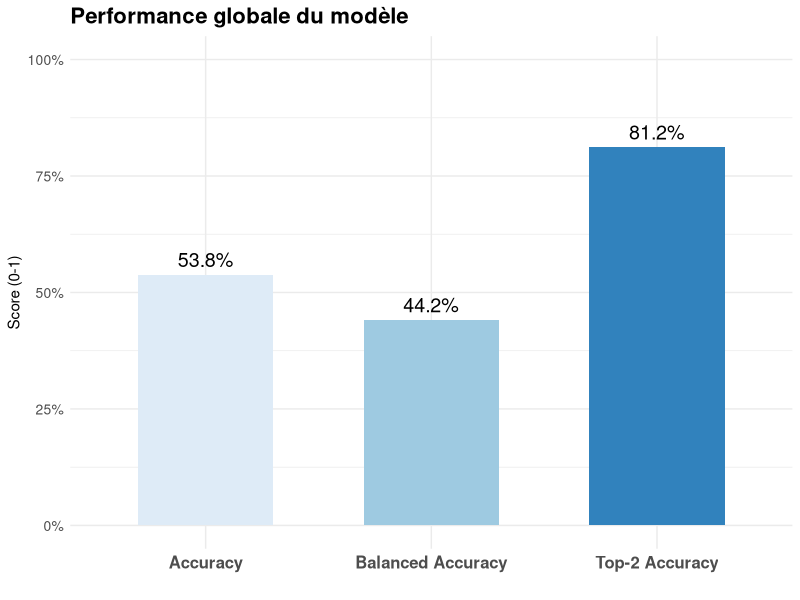
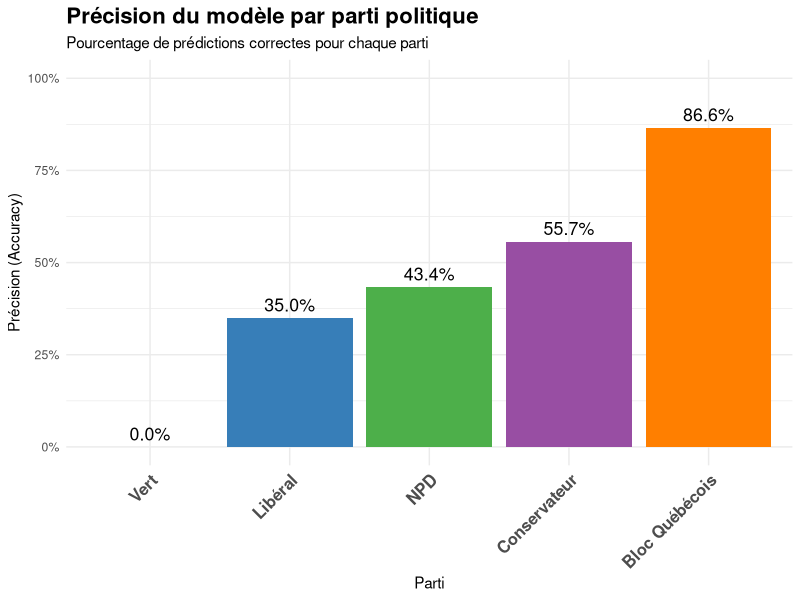
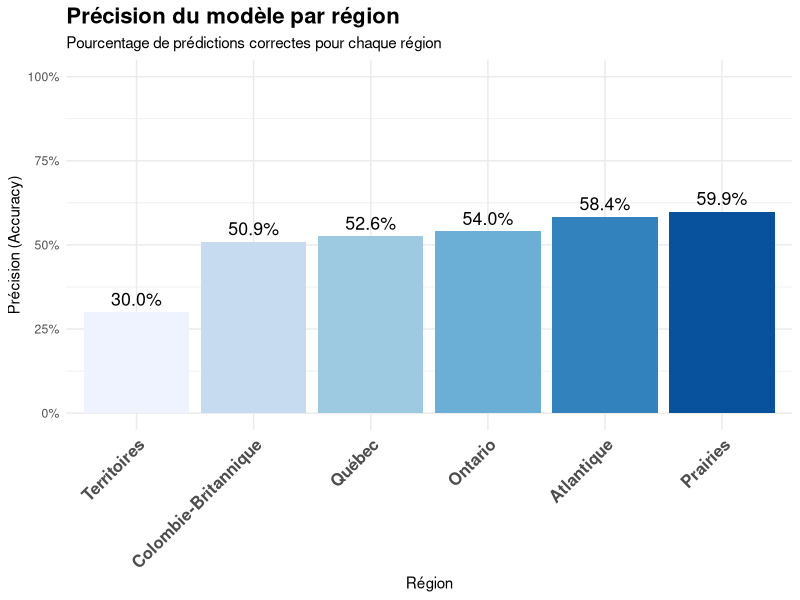
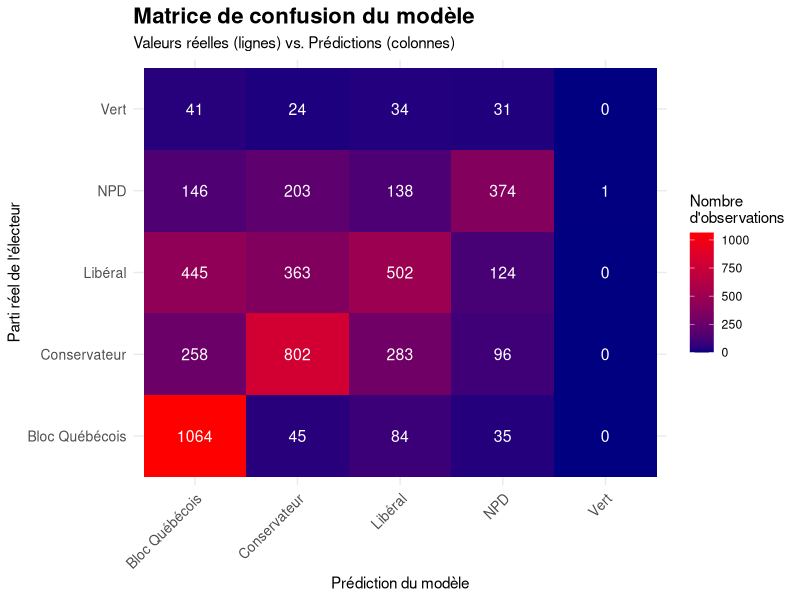
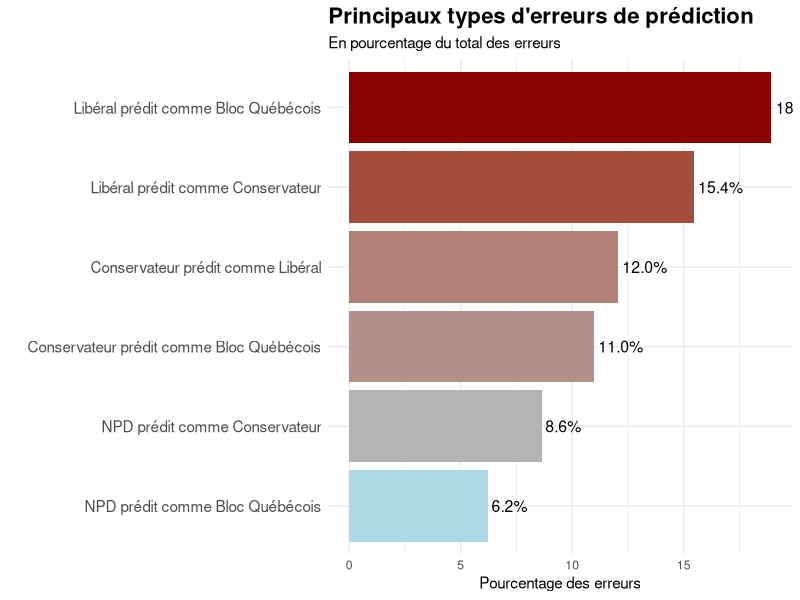
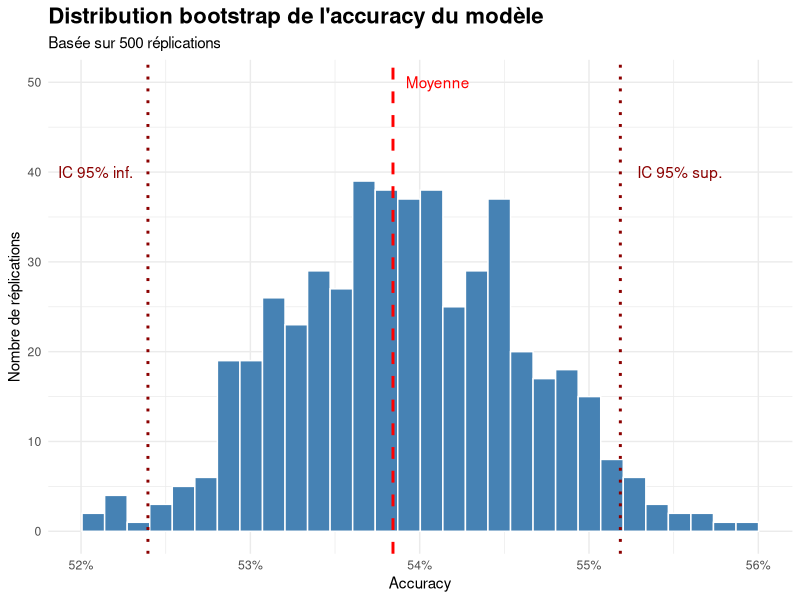
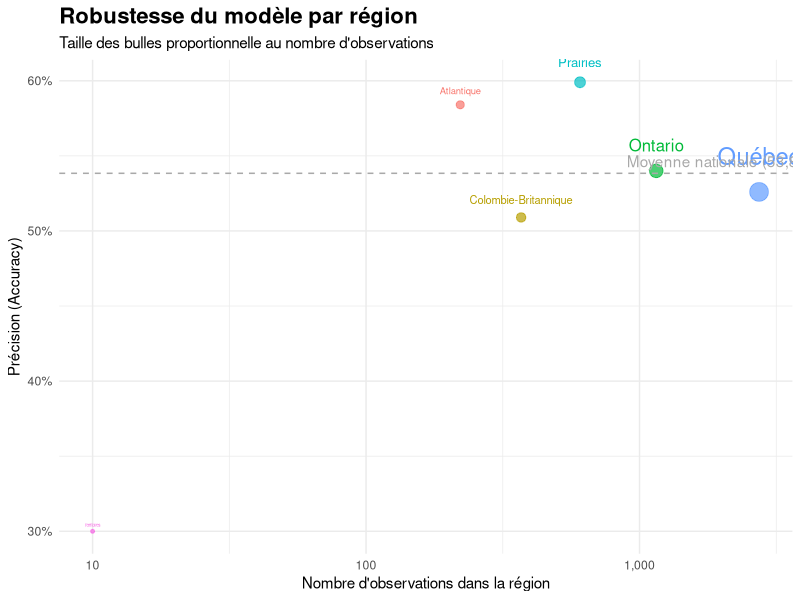
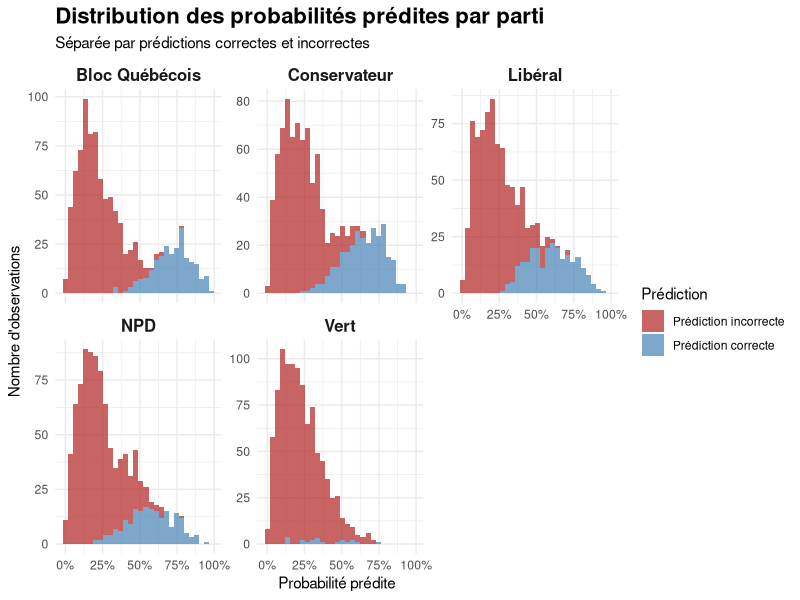

R code for these plots, in order:
## ---- chunk 1
knitr::opts_chunk$set(echo = FALSE, warning = FALSE, message = FALSE)
library(tidyverse)
library(knitr)
library(ggplot2)
library(patchwork)
library(gridExtra)
library(RColorBrewer)
library(scales)
## ---- chunk 2
# Création d'un dataframe pour les métriques globales
global_metrics_df <- data.frame(
  Métrique = c("Accuracy", "Balanced Accuracy", "Top-2 Accuracy"),
  Valeur = c(0.538386, 0.4415451, 0.812095),
  Description = c(
    "Proportion de prédictions correctes parmi toutes les prédictions",
    "Moyenne des taux de précision pour chaque classe (équilibre entre les classes)",
    "Proportion de cas où la vraie classe est parmi les 2 premières prédictions"
  )
)

# Utiliser kable standard au lieu de kableExtra
kable(global_metrics_df, format = "latex", caption = "Métriques globales de performance du modèle", booktabs = TRUE)
## ---- chunk 3
# Visualisation des métriques globales
ggplot(global_metrics_df, aes(x = Métrique, y = Valeur, fill = Métrique)) +
  geom_bar(stat = "identity", width = 0.6) +
  geom_text(aes(label = paste0(round(Valeur * 100, 1), "%")), vjust = -0.5, size = 5) +
  scale_fill_brewer(palette = "Blues") +
  labs(title = "Performance globale du modèle",
       y = "Score (0-1)",
       x = "") +
  theme_minimal() +
  theme(legend.position = "none",
        plot.title = element_text(size = 16, face = "bold"),
        axis.text.x = element_text(size = 12, face = "bold"),
        axis.text.y = element_text(size = 10)) +
  scale_y_continuous(labels = percent, limits = c(0, 1))
## ---- chunk 4
# Données pour les métriques par parti
party_data <- data.frame(
  dv_voteChoice = factor(c("bq", "cpc", "lpc", "ndp", "gpc")),
  party_name = c("Bloc Québécois", "Conservateur", "Libéral", "NPD", "Vert"),
  n = c(1228, 1439, 1434, 862, 130),
  accuracy = c(0.866, 0.557, 0.350, 0.434, 0),
  recall = c(0.866, 0.557, 0.350, 0.434, 0),
  f1_score = c(0.928, 0.716, 0.519, 0.605, 0)
)

# Création du tableau avec kable standard
kable(party_data %>% select(party_name, n, accuracy, recall, f1_score) %>%
        rename("Parti" = party_name, 
               "Nombre d'observations" = n,
               "Précision (Accuracy)" = accuracy,
               "Rappel" = recall,
               "Score F1" = f1_score), 
      format = "latex", 
      caption = "Performance du modèle par parti politique", 
      booktabs = TRUE)
## ---- chunk 5
# Visualisation de l'accuracy par parti
party_data %>%
  mutate(party_name = fct_reorder(party_name, accuracy)) %>%
  ggplot(aes(x = party_name, y = accuracy, fill = party_name)) +
  geom_bar(stat = "identity") +
  geom_text(aes(label = sprintf("%.1f%%", accuracy*100)), vjust = -0.5, size = 4.5) +
  scale_fill_brewer(palette = "Set1") +
  labs(title = "Précision du modèle par parti politique",
       subtitle = "Pourcentage de prédictions correctes pour chaque parti",
       x = "Parti",
       y = "Précision (Accuracy)") +
  theme_minimal() +
  theme(legend.position = "none",
        axis.text.x = element_text(angle = 45, hjust = 1, size = 12, face = "bold"),
        plot.title = element_text(size = 16, face = "bold")) +
  scale_y_continuous(labels = percent, limits = c(0, 1))
## ---- chunk 6
# Données pour les métriques par région
region_data <- data.frame(
  ses_region = factor(c("quebec", "prairie", "ontario", "british_columbia", "atlantic", "territories")),
  region_name = c("Québec", "Prairies", "Ontario", "Colombie-Britannique", "Atlantique", "Territoires"),
  n = c(2736, 606, 1151, 369, 221, 10),
  accuracy = c(0.526, 0.599, 0.540, 0.509, 0.584, 0.3)
)

# Création du tableau avec kable standard
kable(region_data %>% select(region_name, n, accuracy) %>%
        rename("Région" = region_name, 
               "Nombre d'observations" = n,
               "Précision (Accuracy)" = accuracy), 
      format = "latex", 
      caption = "Performance du modèle par région géographique",
      booktabs = TRUE)
## ---- chunk 7
# Visualisation de l'accuracy par région
region_data %>%
  mutate(region_name = fct_reorder(region_name, accuracy)) %>%
  ggplot(aes(x = region_name, y = accuracy, fill = region_name)) +
  geom_bar(stat = "identity") +
  geom_text(aes(label = sprintf("%.1f%%", accuracy*100)), vjust = -0.5, size = 4.5) +
  scale_fill_brewer(palette = "Blues") +
  labs(title = "Précision du modèle par région",
       subtitle = "Pourcentage de prédictions correctes pour chaque région",
       x = "Région",
       y = "Précision (Accuracy)") +
  theme_minimal() +
  theme(legend.position = "none",
        axis.text.x = element_text(angle = 45, hjust = 1, size = 12, face = "bold"),
        plot.title = element_text(size = 16, face = "bold")) +
  scale_y_continuous(labels = percent, limits = c(0, 1))
## ---- chunk 8
# Données pour la matrice de confusion
conf_data <- data.frame(
  prediction = rep(c("bq", "cpc", "lpc", "ndp", "gpc"), each = 5),
  actual = rep(c("bq", "cpc", "lpc", "ndp", "gpc"), times = 5),
  count = c(1064, 258, 445, 146, 41,
            45, 802, 363, 203, 24,
            84, 283, 502, 138, 34,
            35, 96, 124, 374, 31,
            0, 0, 0, 1, 0)
)

# Conversion des noms pour plus de clarté
conf_data$prediction_name <- factor(conf_data$prediction,
                                  levels = c("bq", "cpc", "lpc", "ndp", "gpc"),
                                  labels = c("Bloc Québécois", "Conservateur", "Libéral", "NPD", "Vert"))

conf_data$actual_name <- factor(conf_data$actual,
                              levels = c("bq", "cpc", "lpc", "ndp", "gpc"),
                              labels = c("Bloc Québécois", "Conservateur", "Libéral", "NPD", "Vert"))

# Création de la heatmap
ggplot(conf_data, aes(x = prediction_name, y = actual_name, fill = count)) +
  geom_tile() +
  geom_text(aes(label = count), color = "white", size = 4) +
  scale_fill_gradient(low = "navy", high = "red") +
  labs(title = "Matrice de confusion du modèle",
       subtitle = "Valeurs réelles (lignes) vs. Prédictions (colonnes)",
       x = "Prédiction du modèle",
       y = "Parti réel de l'électeur",
       fill = "Nombre\nd'observations") +
  theme_minimal() +
  theme(axis.text.x = element_text(angle = 45, hjust = 1, size = 10),
        axis.text.y = element_text(size = 10),
        plot.title = element_text(size = 16, face = "bold"))
## ---- chunk 9
# Données pour l'analyse des erreurs
error_data <- data.frame(
  error_type = c("lpc_to_bq", "lpc_to_cpc", "cpc_to_lpc", "cpc_to_bq", "ndp_to_cpc", 
                 "ndp_to_bq", "ndp_to_lpc", "lpc_to_ndp", "cpc_to_ndp", "bq_to_lpc"),
  error_description = c(
    "Libéral prédit comme Bloc Québécois",
    "Libéral prédit comme Conservateur",
    "Conservateur prédit comme Libéral",
    "Conservateur prédit comme Bloc Québécois",
    "NPD prédit comme Conservateur",
    "NPD prédit comme Bloc Québécois",
    "NPD prédit comme Libéral",
    "Libéral prédit comme NPD",
    "Conservateur prédit comme NPD",
    "Bloc Québécois prédit comme Libéral"
  ),
  n = c(445, 363, 283, 258, 203, 146, 138, 124, 96, 84),
  percentage = c(18.93, 15.44, 12.04, 10.97, 8.63, 6.21, 5.87, 5.27, 4.08, 3.57)
)

# Création du tableau avec kable standard
kable(error_data %>% head(6) %>% select(error_description, n, percentage) %>%
        rename("Type d'erreur" = error_description, 
               "Nombre de cas" = n,
               "Pourcentage des erreurs (%)" = percentage), 
      format = "latex", 
      caption = "Les 6 principaux types d'erreurs du modèle",
      booktabs = TRUE)
## ---- chunk 10
# Visualisation des principaux types d'erreurs
error_data %>%
  mutate(error_description = fct_reorder(error_description, percentage)) %>%
  head(6) %>%  # Top 6 des erreurs pour une meilleure lisibilité
  ggplot(aes(x = error_description, y = percentage, fill = percentage)) +
  geom_bar(stat = "identity") +
  geom_text(aes(label = sprintf("%.1f%%", percentage)), hjust = -0.1, size = 4) +
  scale_fill_gradient(low = "lightblue", high = "darkred") +
  labs(title = "Principaux types d'erreurs de prédiction",
       subtitle = "En pourcentage du total des erreurs",
       x = "",
       y = "Pourcentage des erreurs") +
  theme_minimal() +
  theme(legend.position = "none",
        axis.text.y = element_text(size = 11),
        plot.title = element_text(size = 16, face = "bold")) +
  coord_flip()
## ---- chunk 11
# Données simulées pour visualiser la distribution bootstrap
set.seed(456)
boot_data <- data.frame(accuracy = rnorm(500, 0.5384225, 0.00716402))

# Visualisation de la distribution bootstrap
ggplot(boot_data, aes(x = accuracy)) +
  geom_histogram(fill = "steelblue", color = "white", bins = 30) +
  geom_vline(xintercept = 0.5384225, color = "red", linetype = "dashed", size = 1) +
  geom_vline(xintercept = 0.5239495, color = "darkred", linetype = "dotted", size = 1) +
  geom_vline(xintercept = 0.5518506, color = "darkred", linetype = "dotted", size = 1) +
  annotate("text", x = 0.5384225, y = 50, label = "Moyenne", color = "red", hjust = -0.2) +
  annotate("text", x = 0.5239495, y = 40, label = "IC 95% inf.", color = "darkred", hjust = 1.2) +
  annotate("text", x = 0.5518506, y = 40, label = "IC 95% sup.", color = "darkred", hjust = -0.2) +
  labs(title = "Distribution bootstrap de l'accuracy du modèle",
       subtitle = "Basée sur 500 réplications",
       x = "Accuracy",
       y = "Nombre de réplications") +
  theme_minimal() +
  theme(plot.title = element_text(size = 16, face = "bold")) +
  scale_x_continuous(labels = percent)
## ---- chunk 12
# Données pour la robustesse régionale
region_robust_data <- data.frame(
  region = c("atlantic", "prairie", "ontario", "quebec", "british_columbia", "territories"),
  region_name = c("Atlantique", "Prairies", "Ontario", "Québec", "Colombie-Britannique", "Territoires"),
  n = c(221, 606, 1151, 2736, 369, 10),
  accuracy = c(0.584, 0.599, 0.540, 0.526, 0.509, 0.3),
  balanced_accuracy = c(0.351, 0.307, 0.322, 0.338, 0.316, 0.15)
)

# Visualisation de la robustesse régionale
ggplot(region_robust_data, aes(x = n, y = accuracy, color = region_name, size = n)) +
  geom_point(alpha = 0.7) +
  geom_text(aes(label = region_name), vjust = -1.5, hjust = 0.5, check_overlap = TRUE) +
  geom_hline(yintercept = 0.538386, linetype = "dashed", color = "darkgrey") +
  annotate("text", x = 2000, y = 0.538386, label = "Moyenne nationale (53,8%)", 
           vjust = -0.5, color = "darkgrey") +
  labs(title = "Robustesse du modèle par région",
       subtitle = "Taille des bulles proportionnelle au nombre d'observations",
       x = "Nombre d'observations dans la région",
       y = "Précision (Accuracy)") +
  theme_minimal() +
  theme(legend.position = "none",
        plot.title = element_text(size = 16, face = "bold")) +
  scale_y_continuous(labels = percent) +
  scale_x_log10(labels = comma)
## ---- chunk 13
# Créer des données simulées pour les distributions de probabilités
set.seed(123)
n_samples <- 5000  # Nombre arrondi d'observations

# Créer des distributions de probabilités qui reflètent les performances observées
# S'assurer que le nombre d'échantillons est divisible par 5 pour les partis
samples_per_party <- n_samples / 5
prob_data <- data.frame(
  dv_voteChoice = sample(c("bq", "cpc", "lpc", "ndp", "gpc"), 
                         n_samples, replace = TRUE, 
                         prob = c(0.241, 0.282, 0.281, 0.169, 0.026)),
  predicted_party = rep(c("bq", "cpc", "lpc", "ndp", "gpc"), each = samples_per_party)
)

# Simuler les probabilités pour refléter l'accuracy par parti
prob_data$probability <- numeric(n_samples)

# Remplir les probabilités en fonction du parti et si la prédiction est correcte
for(i in 1:nrow(prob_data)) {
  if(prob_data$dv_voteChoice[i] == prob_data$predicted_party[i]) {
    # Prédictions correctes
    if(prob_data$dv_voteChoice[i] == "bq") {
      prob_data$probability[i] <- rbeta(1, 8, 3)  # Bloc Québécois
    } else if(prob_data$dv_voteChoice[i] == "cpc") {
      prob_data$probability[i] <- rbeta(1, 7, 4)  # Conservateur
    } else if(prob_data$dv_voteChoice[i] == "lpc") {
      prob_data$probability[i] <- rbeta(1, 6, 4)  # Libéral
    } else if(prob_data$dv_voteChoice[i] == "ndp") {
      prob_data$probability[i] <- rbeta(1, 5, 4)  # NPD
    } else {
      prob_data$probability[i] <- rbeta(1, 3, 6)  # Vert
    }
  } else {
    # Prédictions incorrectes
    prob_data$probability[i] <- rbeta(1, 2, 7)  # Probabilité faible
  }
}

# Déterminer si la prédiction est correcte
prob_data$correct <- prob_data$dv_voteChoice == prob_data$predicted_party

# Renommer les partis pour plus de clarté
prob_data$predicted_party_name <- factor(prob_data$predicted_party,
                                       levels = c("bq", "cpc", "lpc", "ndp", "gpc"),
                                       labels = c("Bloc Québécois", "Conservateur", "Libéral", "NPD", "Vert"))

# Visualisation de la distribution des probabilités
ggplot(prob_data, aes(x = probability, fill = correct)) +
  geom_histogram(bins = 30, alpha = 0.7) +
  facet_wrap(~predicted_party_name, scales = "free_y") +
  scale_fill_manual(values = c("FALSE" = "firebrick", "TRUE" = "steelblue"),
                    labels = c("FALSE" = "Prédiction incorrecte", "TRUE" = "Prédiction correcte")) +
  labs(title = "Distribution des probabilités prédites par parti",
       subtitle = "Séparée par prédictions correctes et incorrectes",
       x = "Probabilité prédite",
       y = "Nombre d'observations",
       fill = "Prédiction") +
  theme_minimal() +
  theme(plot.title = element_text(size = 16, face = "bold"),
        strip.text = element_text(size = 12, face = "bold")) +
  scale_x_continuous(labels = percent)
